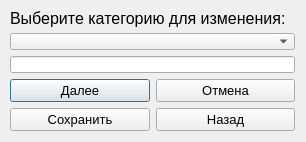
<?xml version="1.0" encoding="UTF-8"?>
<ui version="4.0">
 <class>CatChange</class>
 <widget class="QDialog" name="CatChange">
  <property name="geometry">
   <rect>
    <x>0</x>
    <y>0</y>
    <width>306</width>
    <height>142</height>
   </rect>
  </property>
  <property name="windowTitle">
   <string>Dialog</string>
  </property>
  <widget class="QWidget" name="verticalLayoutWidget">
   <property name="geometry">
    <rect>
     <x>10</x>
     <y>10</y>
     <width>285</width>
     <height>121</height>
    </rect>
   </property>
   <layout class="QVBoxLayout" name="verticalLayout">
    <item>
     <layout class="QVBoxLayout" name="verticalLayout_2">
      <item>
       <widget class="QLabel" name="label">
        <property name="font">
         <font>
          <family>Tahoma</family>
          <pointsize>12</pointsize>
         </font>
        </property>
        <property name="text">
         <string>Выберите категорию для изменения:</string>
        </property>
       </widget>
      </item>
      <item>
       <widget class="QComboBox" name="catComboBox">
        <property name="font">
         <font>
          <family>Tahoma</family>
          <pointsize>12</pointsize>
         </font>
        </property>
       </widget>
      </item>
      <item>
       <widget class="QLineEdit" name="lineEdit">
        <property name="font">
         <font>
          <family>Tahoma</family>
          <pointsize>12</pointsize>
         </font>
        </property>
       </widget>
      </item>
     </layout>
    </item>
    <item>
     <layout class="QHBoxLayout" name="horizontalLayout">
      <item>
       <widget class="QPushButton" name="nextButton">
        <property name="font">
         <font>
          <family>Tahoma</family>
          <pointsize>10</pointsize>
          <weight>50</weight>
          <bold>false</bold>
         </font>
        </property>
        <property name="text">
         <string>Далее</string>
        </property>
       </widget>
      </item>
      <item>
       <widget class="QPushButton" name="canselButton">
        <property name="font">
         <font>
          <family>Tahoma</family>
          <pointsize>10</pointsize>
          <weight>50</weight>
          <bold>false</bold>
         </font>
        </property>
        <property name="text">
         <string>Отмена</string>
        </property>
       </widget>
      </item>
     </layout>
    </item>
    <item>
     <layout class="QHBoxLayout" name="horizontalLayout_2">
      <item>
       <widget class="QPushButton" name="saveButton">
        <property name="font">
         <font>
          <family>Tahoma</family>
          <pointsize>10</pointsize>
          <weight>50</weight>
          <bold>false</bold>
         </font>
        </property>
        <property name="text">
         <string>Сохранить</string>
        </property>
       </widget>
      </item>
      <item>
       <widget class="QPushButton" name="backButton">
        <property name="font">
         <font>
          <family>Tahoma</family>
          <pointsize>10</pointsize>
          <weight>50</weight>
          <bold>false</bold>
         </font>
        </property>
        <property name="text">
         <string>Назад</string>
        </property>
       </widget>
      </item>
     </layout>
    </item>
   </layout>
  </widget>
 </widget>
 <resources/>
 <connections/>
</ui>
